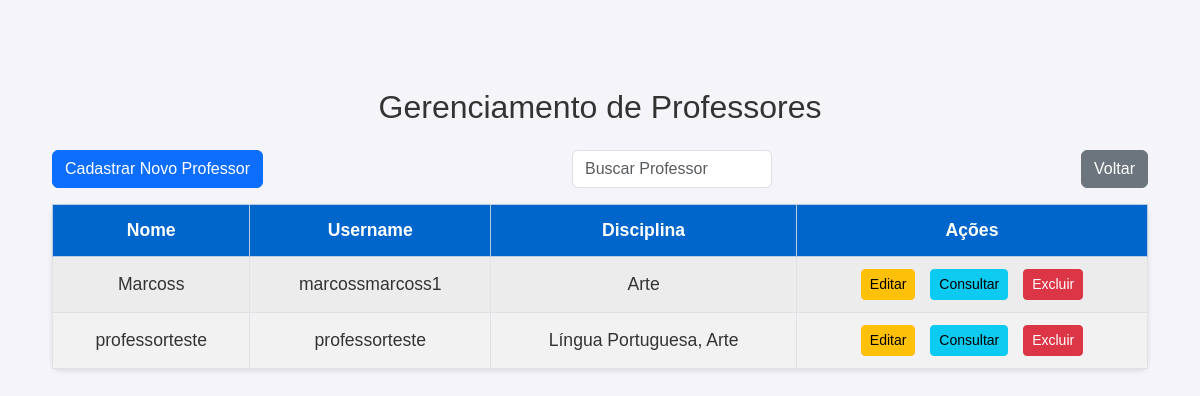
The page /secretaria/gerenciar_professores/ on the database as committed earlier.
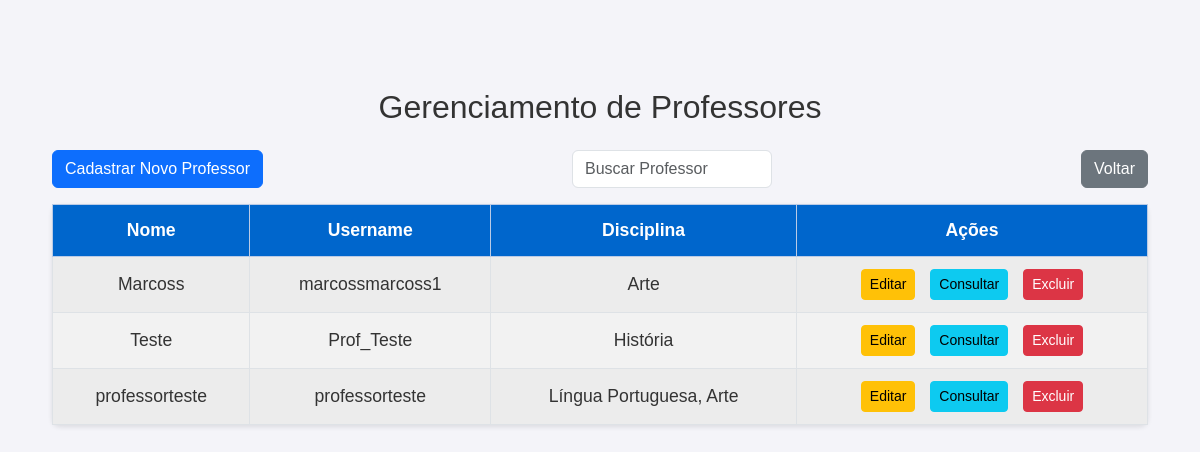
The same page on the database as committed later.
### core/models.py (models this page shows, shortened)
class Professor(models.Model):
    user = models.OneToOneField(User, on_delete=models.CASCADE, related_name='professor_profile')  # Conexão com o User do Django
    nome = models.CharField(max_length=255)  # Nome completo do professor
    email = models.EmailField(max_length=100, blank=True, null=True)
    telefone = models.CharField(max_length=15, blank=True, null=True)
    disciplinas = models.ManyToManyField(Disciplina, related_name='professores')

class Disciplina(models.Model):
    nome = models.CharField(max_length=100)  # Nome da disciplina

### core/views.py (the view)
# urls.py: path('secretaria/gerenciar_professores/', views.gerenciar_professores, name='gerenciar_professores'),
def gerenciar_professores(request):
    query = request.GET.get('q', '')  # Busca por nome
    professores = Professor.objects.all()
    if query:
        professores = professores.filter(nome__icontains=query)  # Filtro por nome
    professores = professores.order_by('nome')  # Ordena por nome
    return render(request, 'core/gerenciar_professores.html', {'professores': professores, 'query': query})

### core/templates/core/gerenciar_professores.html (shortened to what this page needs)
{% load static %}
<!DOCTYPE html>
<html lang="pt-BR">
<head>
    <link href="https://cdn.jsdelivr.net/npm/bootstrap@5.3.0/dist/css/bootstrap.min.css" rel="stylesheet">
    <link rel="stylesheet" href="{% static 'css/estilos.css' %}">
</head>
<body>
    <div class="container mt-5">
        <h1 class="text-center mb-4">Gerenciamento de Professores</h1>
        <div class="d-flex justify-content-between mb-3">
            <a href="{% url 'cadastrar_professor' %}" class="btn btn-primary">Cadastrar Novo Professor</a>
            <input type="text" id="buscar_professor" class="form-control" placeholder="Buscar Professor" style="max-width: 200px;">
            <a href="{% url 'secretaria' %}" class="btn btn-secondary">Voltar</a>
        </div>
        <table class="table table-striped table-bordered table-custom" id="tabela_professores">
            <thead class="table-primary">
                <tr>
                    <th>Nome</th>
                    <th>Username</th>
                    <th>Disciplina</th>
                    <th>Ações</th>
                </tr>
            </thead>
            <tbody>
                {% for professor in professores %}
                <tr class="professor-row">
                    <td>{{ professor.nome }}</td>
                    <td>{{ professor.user.username }}</td>
                    <td>
                        {% for disciplina in professor.disciplinas.all %}
                            {{ disciplina.nome }}{% if not forloop.last %}, {% endif %}
                        {% empty %}
                            Nenhuma disciplina
                        {% endfor %}
                    </td>
                    <td>
                        <a href="{% url 'editar_professor' professor.id %}" class="btn btn-warning btn-sm">Editar</a>
                        <a href="{% url 'consultar_professor' professor.id %}" class="btn btn-info btn-sm">Consultar</a>
                        <button class="btn btn-danger btn-sm" data-bs-toggle="modal" data-bs-target="#confirmDeleteModal{{ professor.id }}">Excluir</button>
                    </td>
                </tr>
                {% endfor %}
            </tbody>
        </table>
    </div>
</body>
</html>

Rows that differ between the two databases and show on the page:
added Professor: nome "Teste", user.username "Prof_Teste"
now on this page (row unchanged): Disciplina: nome "História", shown under "Teste"
